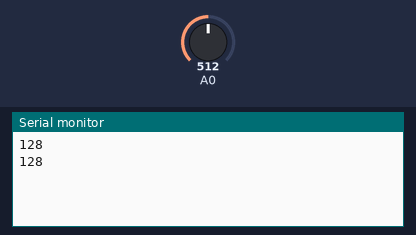
Recording of a sketch running on a simulated Arduino Uno, built with avr-gcc and run on an emulated ATmega328P. Shown: the last lines printed to the serial monitor. The inputs (shaded band) are chosen by the test bench; at power-on: A0 = 512.

Above: at 3.3 s.
3.4 s: A0 set to 716
At 6.2 s:
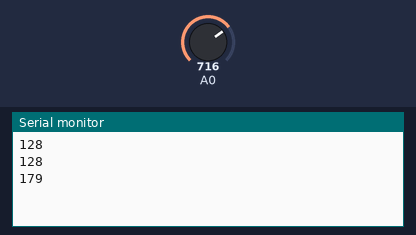
6.7 s: A0 set to 900
At 8.1 s:
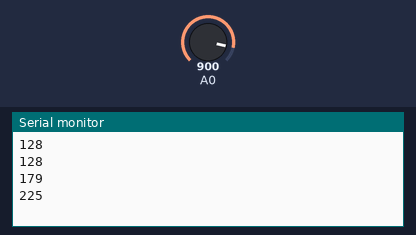
Timing chart, 0 to 9.7 s (numbered marks = the images above; inputs shaded):
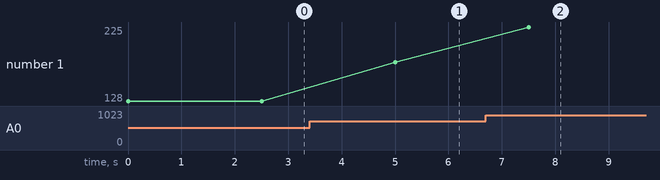

The sketch:

Lectoroptico.ino
```cpp
int dato = 0;

void setup() {
  Serial.begin(9600);
}

void loop() {
  dato = analogRead(A0);
  dato=map(dato,1023,0,255,0);
  Serial.println(dato);
  delay(2500);
}
```

Measured:
- after the input at 3.4 s, the serial monitor: prints a new line after 1.6 s (image 1)
- after the input at 6.7 s, the serial monitor: prints a new line after 0.80 s (image 2)
- plotted number 1: 128 → 179 after the input at 3.4 s, 179 → 225 after the input at 6.7 s
